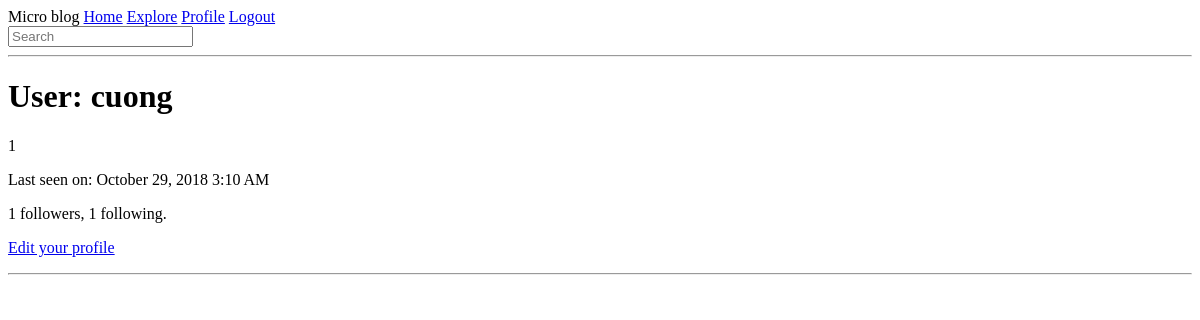
The app's page /user/cuong (signed in), older data.
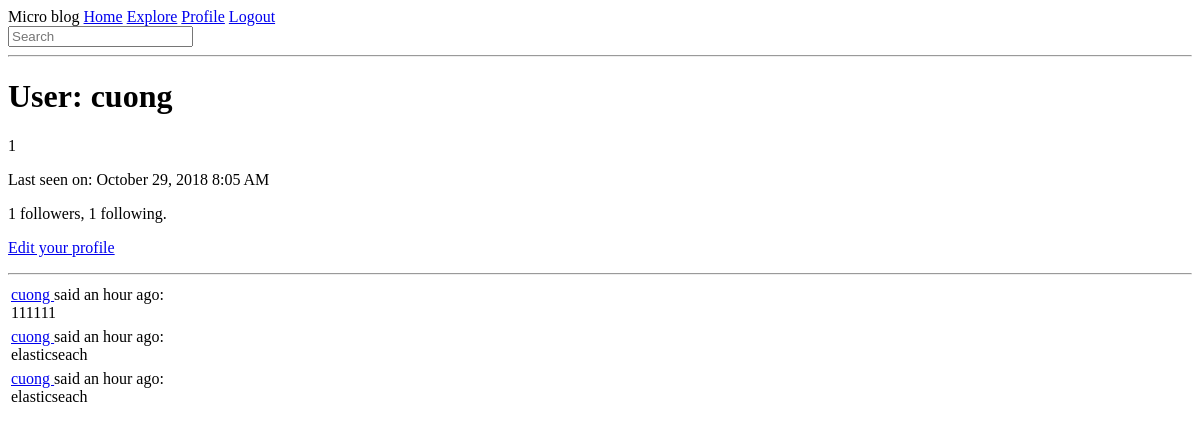
The same page, newer data.
### app/models.py (models this page shows, shortened)
class User(UserMixin, db.Model):
    id = db.Column(db.Integer, primary_key=True)
    username = db.Column(db.String(64), index=True, unique=True)
    email = db.Column(db.String(123), index=True, unique=True)
    password_hash = db.Column(db.String(128))
    about_me = db.Column(db.String(140))
    last_seen = db.Column(db.DateTime, default=datetime.utcnow())
    post = db.relationship('Post', backref='author',lazy='dynamic')
    followed = db.relationship('User', secondary=followers,
                               primaryjoin=(followers.c.follower_id == id),
                               secondaryjoin=(followers.c.followed_id == id),
                               backref=db.backref('followers', lazy='dynamic'), lazy='dynamic')

class SearchableMixin:
    @classmethod
    def before_commit(cls, session):
        session._changes = {
            'add': list(session.new),
            'update': list(session.dirty),
            'delete': list(session.deleted)
        }
    @classmethod
    def after_commit(cls, session):
        for obj in session._changes['add']:
            if isinstance(obj, SearchableMixin):
                add_to_index(obj.__tablename__, obj)
        for obj in session._changes['update']:
            if isinstance(obj, SearchableMixin):
                add_to_index(obj.__tablename__, obj)
        for obj in session._changes['delete']:
            if isinstance(obj, SearchableMixin):
                remove_from_index(obj.__tablename__, obj)
        session._changes = None

class Post(SearchableMixin, db.Model):
    __searchable__ = ['body']
    id = db.Column(db.Integer, primary_key=True)
    body = db.Column(db.String(140))
    timestamp = db.Column(db.DateTime, index=True, default=datetime.now())
    user_id = db.Column(db.Integer, db.ForeignKey('user.id'))

### app/main/views.py (the view)
@bp.route('/user/<username>')
@login_required
def user(username):
    user = User.query.filter_by(username=username).first_or_404()
    page = request.args.get('page', 1, type=int)
    posts = user.post.order_by(Post.timestamp.desc()).paginate(
        page, current_app.config['POSTS_PER_PAGE'], False)
    next_url = url_for('main.user', username=user.username, page=posts.next_num) if posts.has_next else None
    prev_url = url_for('main.user', username=user.username, page=posts.prev_num) if posts.has_prev else None
    return render_template('user.html', user=user, posts=posts.items, next_url=next_url, prev_url=prev_url)

### app/main/forms.py
class SearchForm(FlaskForm):
    q = StringField(_l('Search'), validators=[DataRequired()])
    def __init__(self, *args, **kwargs):
        if 'formdata' not in kwargs:
            kwargs['formdata'] = request.args
        if 'csrf_enabled' not in kwargs:
            kwargs['csrf_enabled'] = False
        super(SearchForm, self).__init__(*args, **kwargs)

### app/main/views.py (called while the page is built)
@bp.before_app_request
def before_request():
    if current_user.is_authenticated:
        current_user.last_seen = datetime.utcnow()
        db.session.commit()
        g.search_form = SearchForm()
    g.locale = str(get_locale())

### app/models.py (called while the page is built)
@login.user_loader
def load_user(idd):
    return User.query.get(int(idd))

### app/templates/user.html (shortened to what this page needs)
{% extends "base.html" %}
{% block content %}
    <h1>User: {{ user.username }}</h1>
    {% if user.about_me %}
        <p>{{user.about_me}}</p>
    {% endif %}
    {% if user.last_seen %}
        <p>Last seen on: {{ moment(user.last_seen).format('LLL') }}</p>
    {% endif %}
    <p>{{ user.followers.count() }} followers, {{ user.followed.count() }} following.</p>
    {% if user == current_user %}
        <p><a href="{{ url_for('main.edit_profile') }}">Edit your profile</a></p>
        {% elif not current_user.is_following(user) %}
        <p><a href="{{ url_for('main.follow', username=user.username) }}">Follow</a></p>
        {% else %}
        <p><a href="{{ url_for('main.unfollow', username=user.username) }}">Unfollow</a></p>
        {% endif %}
    <hr>
    {% for post in posts %}
        {% include '_post.html' %}
    {% endfor %}
{% endblock %}

### app/templates/base.html (shortened to what this page needs)
<!DOCTYPE html>
<html lang="en">
<head>
</head>
<body>
    <div>Micro blog
        <a href="#">Home</a>
        <a href="{{ url_for('main.explore') }}">Explore</a>
        {% if current_user.is_anonymous %}
            <a href="{{ url_for('auth.login') }}">Login</a>
        {% else %}
            <a href="{{ url_for('main.user', username=current_user.username) }}">Profile</a>
            <a href="{{ url_for('auth.logout') }}">Logout</a>
        {% endif %}
        {% if g.search_form %}
            <form action="{{url_for('main.search')}}">
                {{g.search_form.q(size=20, placeholder=g.search_form.q.label.text)}}
            </form>
        {% endif %}
    </div>
    <hr>
    {% block content %}
    {% endblock %}
</body>
</html>

### app/templates/_post.html
<table>
    <tr valign="top">
        <td>
            <a href="{{ url_for('main.user', username=post.author.username) }}">
                {{ post.author.username }}
            </a>
                said {{moment(post.timestamp).fromNow()}}:
                <br>
                {{ post.body }}
        </td>
    </tr>
</table>

Row changes from the older to the newer data that the page shows:
changed User "cuong": last_seen "October 29, 2018 3:10 AM" → "October 29, 2018 8:05 AM"
added Post: author.username "cuong", timestamp "an hour ago", body "111111"
added Post: author.username "cuong", timestamp "an hour ago", body "elasticseach"
added Post: author.username "cuong", timestamp "an hour ago", body "elasticseach"
